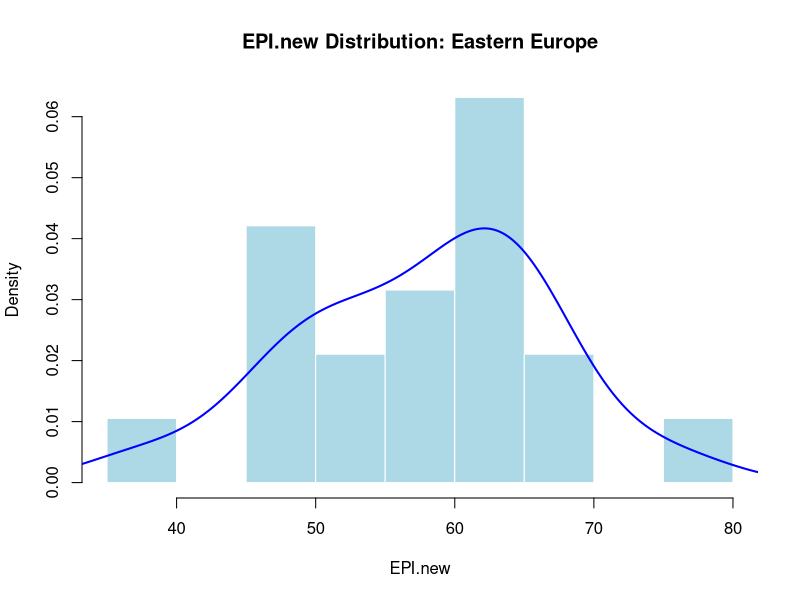
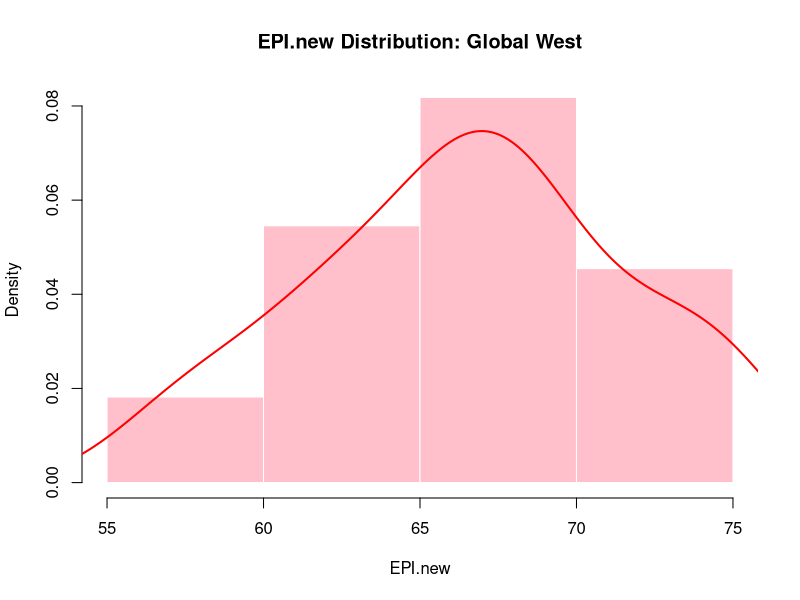
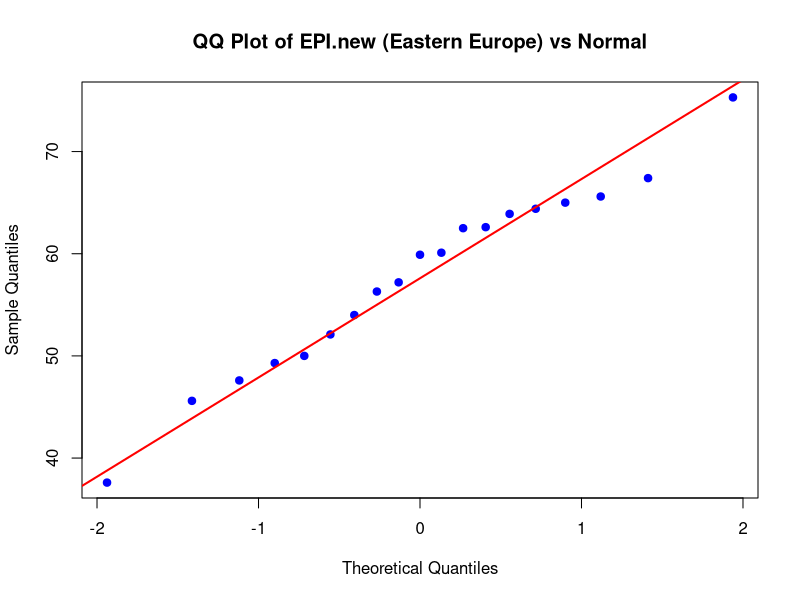
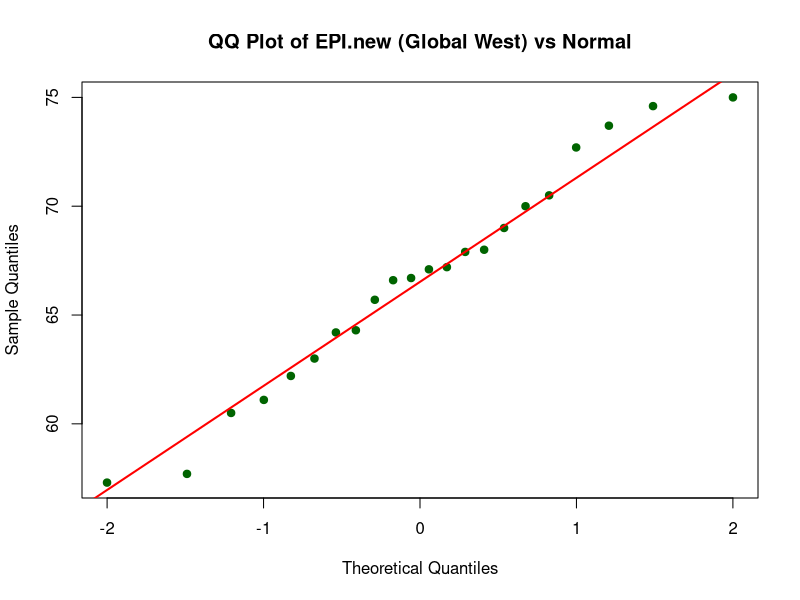
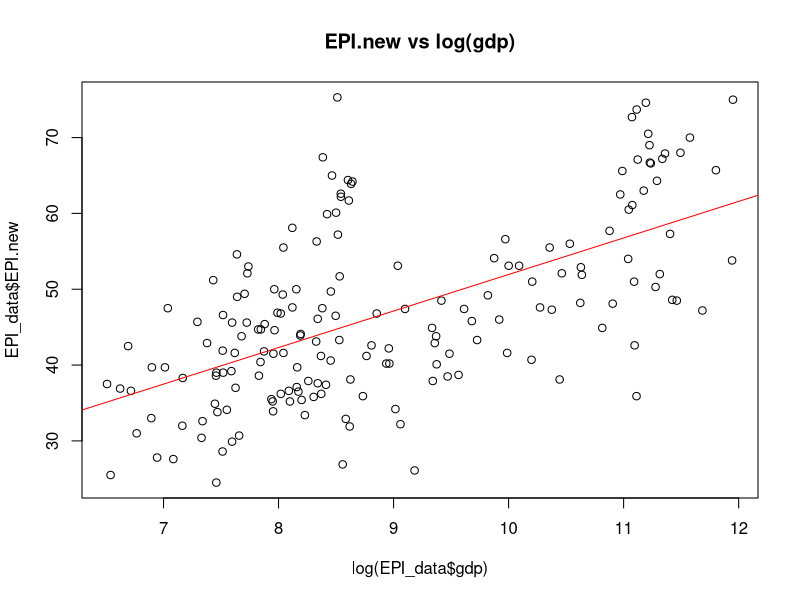
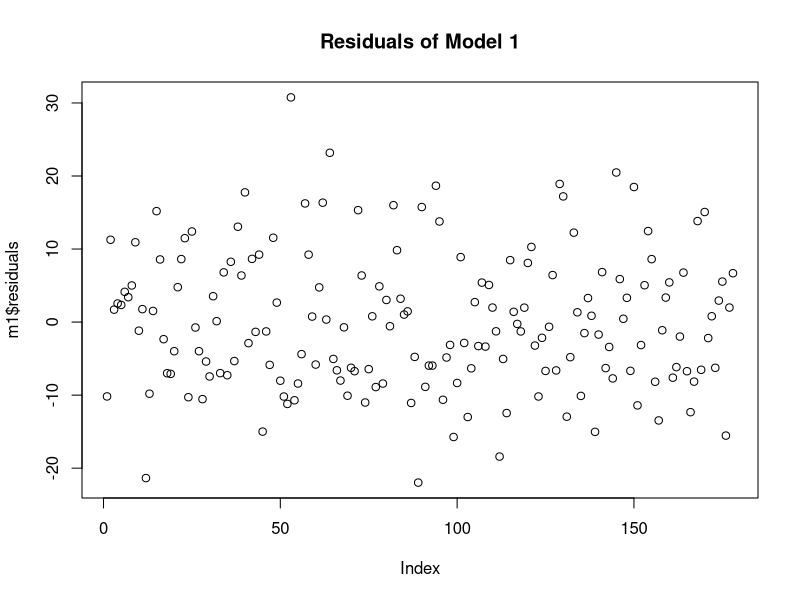
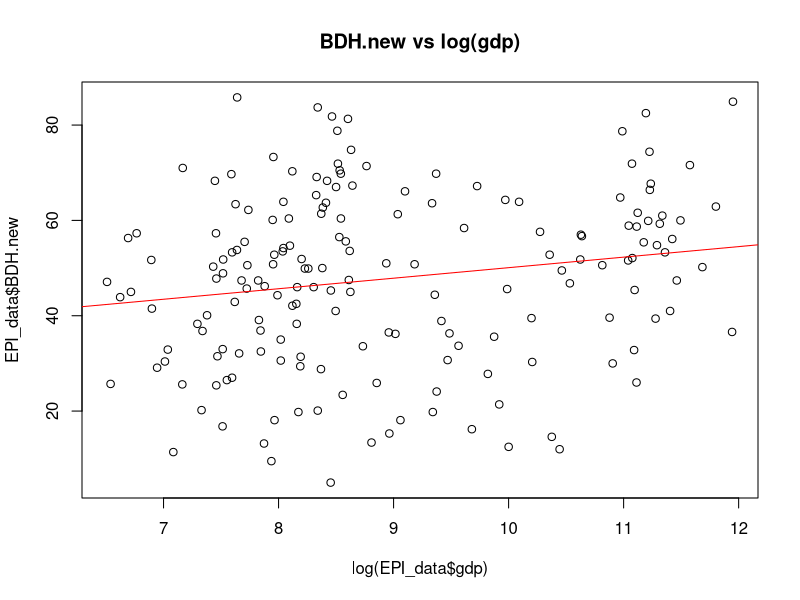
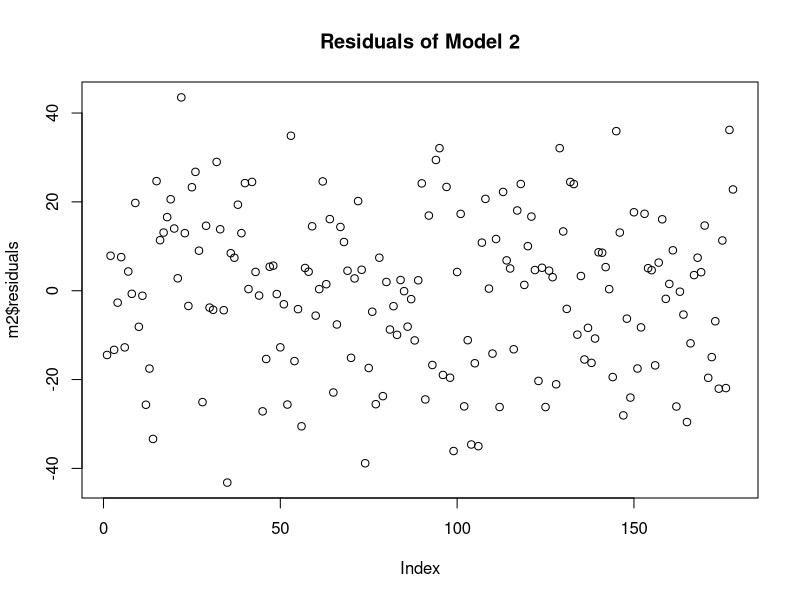

These charts were generated, in order, by the following R code:
library(class)
library(ggplot2)
# Load Data
EPI_data <- read.csv("epi_results_2024_pop_gdp.csv")

# Create subset regions
region1 <- subset(EPI_data, region == "Eastern Europe")
region2 <- subset(EPI_data, region == "Global West")


# Remove NAs from each region's EPI.new values
EPI.region1 <- region1$EPI.new[ !is.na(region1$EPI.new) ]
EPI.region2 <- region2$EPI.new[ !is.na(region2$EPI.new) ]

# ====Variable Distributions====

# Histogram & Density for Region 1 (Eastern Europe)
hist(EPI.region1,
     probability = TRUE,           # so y-axis is a density
     main = "EPI.new Distribution: Eastern Europe",
     xlab = "EPI.new",
     col = "lightblue",
     border = "white")
lines(density(EPI.region1),        # overlay density curve
      col = "blue",
      lwd = 2)

# Histogram & Density for Region 2 (Global West)
hist(EPI.region2,
     probability = TRUE,
     main = "EPI.new Distribution: Global West",
     xlab = "EPI.new",
     col = "pink",
     border = "white")
lines(density(EPI.region2),
      col = "red",
      lwd = 2)

# QQ Plot for Region 1 (Eastern Europe)
qqnorm(EPI.region1,
       main = "QQ Plot of EPI.new (Eastern Europe) vs Normal",
       pch  = 19,
       col  = "blue")
qqline(EPI.region1,
       col = "red",
       lwd = 2)

# QQ Plot for Region 2 (Global West)
qqnorm(EPI.region2,
       main = "QQ Plot of EPI.new (Global West) vs Normal",
       pch  = 19,
       col  = "darkgreen")
qqline(EPI.region2,
       col = "red",
       lwd = 2)


# ====Linear Models====

# 1. Two Variables, Full Dataset
m1 <- lm(EPI.new ~ log(population) + log(gdp), data = EPI_data)
summary(m1)
plot(log(EPI_data$gdp), EPI_data$EPI.new, main="EPI.new vs log(gdp)")
abline(lm(EPI.new ~ log(gdp), data = EPI_data), col="red")
plot(m1$residuals, main="Residuals of Model 1")

m2 <- lm(BDH.new ~ log(population) + log(gdp), data = EPI_data)
summary(m2)
plot(log(EPI_data$gdp), EPI_data$BDH.new, main="BDH.new vs log(gdp)")
abline(lm(BDH.new ~ log(gdp), data = EPI_data), col="red")
plot(m2$residuals, main="Residuals of Model 2")

# 2. Repeat with 1 Region
regionEE <- subset(EPI_data, region == "Eastern Europe")

m1_EE <- lm(EPI.new ~ log(population) + log(gdp), data = regionEE)
summary(m1_EE)
plot(log(regionEE$gdp), regionEE$EPI.new, main="EPI.new vs log(gdp) - Eastern Europe")
abline(lm(EPI.new ~ log(gdp), data = regionEE), col="red")
plot(m1_EE$residuals, main="Residuals of Model 1 - Eastern Europe")

m2_EE <- lm(BDH.new ~ log(population) + log(gdp), data = regionEE)
summary(m2_EE)
plot(log(regionEE$gdp), regionEE$BDH.new, main="BDH.new vs log(gdp) - Eastern Europe")
abline(lm(BDH.new ~ log(gdp), data = regionEE), col="red")
plot(m2_EE$residuals, main="Residuals of Model 2 - Eastern Europe")

# The first two models are the better choice using the full dataset because it has a better fitting line. The better fit
# depends on higher R-squared and lower residuals, in which the full dataset excels in for both variable models, compared to the Europe one.
# There is a higher R-squared and generally lower residuals for the full dataset.


# ====Classification====
# 1. Subset data for 2 regions and 3 variables

df1 <- subset(EPI_data, region %in% c("Eastern Europe", "Global West"),
              select = c("region","EPI.new","BDH.new","ECO.new"))
df1 <- na.omit(df1)
df1$region <- factor(df1$region)

set.seed(123)
idx1 <- sample(1:nrow(df1), 0.7*nrow(df1))
train1 <- df1[idx1,]
test1  <- df1[-idx1,]

trainX1 <- train1[, c("EPI.new","BDH.new","ECO.new")]
trainY1 <- train1$region
testX1  <- test1[, c("EPI.new","BDH.new","ECO.new")]
testY1  <- test1$region

# Try different k values:
kvals <- c(1, 3, 5)
acc1_list <- numeric(length(kvals))    # to store accuracies

cat("== KNN RESULTS for df1 ==\n")

for (i in seq_along(kvals)) {
  kval <- kvals[i]
  pred1 <- knn(trainX1, testX1, cl = trainY1, k = kval)
  
  cat("\nModel1 (k =", kval, ") Confusion Matrix:\n")
  cm1 <- table(Predicted = pred1, Actual = testY1)
  print(cm1)
  
  acc1 <- mean(pred1 == testY1)
  acc1_list[i] <- acc1
  cat("Accuracy =", acc1, "\n")
}

cat("\nAccuracies for df1 with different k:\n")
print(data.frame(k = kvals, Accuracy = acc1_list))

# 2. Repeat with 3 other variables
df2 <- subset(EPI_data, region %in% c("Eastern Europe", "Global West"),
              select = c("region","MHP.new","TBN.new","PAE.new"))
df2 <- na.omit(df2)
df2$region <- factor(df2$region)

set.seed(123)
idx2 <- sample(1:nrow(df2), 0.7*nrow(df2))
train2 <- df2[idx2,]
test2  <- df2[-idx2,]

trainX2 <- train2[, c("MHP.new","TBN.new","PAE.new")]
trainY2 <- train2$region
testX2  <- test2[, c("MHP.new","TBN.new","PAE.new")]
testY2  <- test2$region

acc2_list <- numeric(length(kvals))

cat("\n== KNN RESULTS for df2 ==\n")

for (i in seq_along(kvals)) {
  kval <- kvals[i]
  pred2 <- knn(trainX2, testX2, cl = trainY2, k = kval)
  
  cat("\nModel2 (k =", kval, ") Confusion Matrix:\n")
  cm2 <- table(Predicted = pred2, Actual = testY2)
  print(cm2)
  
  acc2 <- mean(pred2 == testY2)
  acc2_list[i] <- acc2
  cat("Accuracy =", acc2, "\n")
}

cat("\nAccuracies for df2 with different k:\n")
print(data.frame(k = kvals, Accuracy = acc2_list))

# For df1:
acc_df1 <- data.frame(
  k        = factor(kvals),   # make k a factor for discrete axis
  Accuracy = acc1_list
)

ggplot(acc_df1, aes(x = k, y = Accuracy)) +
  geom_col(fill = "steelblue") +
  geom_text(aes(label = round(Accuracy, 3)), vjust = -0.5, color = "black") +
  ylim(0, 1) +
  theme_minimal() +
  labs(title = "k-NN Accuracies for Different k (df1)",
       x = "k-value",
       y = "Accuracy")

# For df2:
acc_df2 <- data.frame(
  k        = factor(kvals),
  Accuracy = acc2_list
)

ggplot(acc_df2, aes(x = k, y = Accuracy)) +
  geom_col(fill = "tomato") +
  geom_text(aes(label = round(Accuracy, 3)), vjust = -0.5, color = "black") +
  ylim(0, 1) +
  theme_minimal() +
  labs(title = "k-NN Accuracies for Different k (df2)",
       x = "k-value",
       y = "Accuracy")

# The models with "EPI.new","BDH.new","ECO.new" as the 3 variables is better than the models with "MHP.new","TBN.new","PAE.new".
# The model1 models have a higher accuracy than Model 2. The first set of variables appears more predictive for classifying the region.

